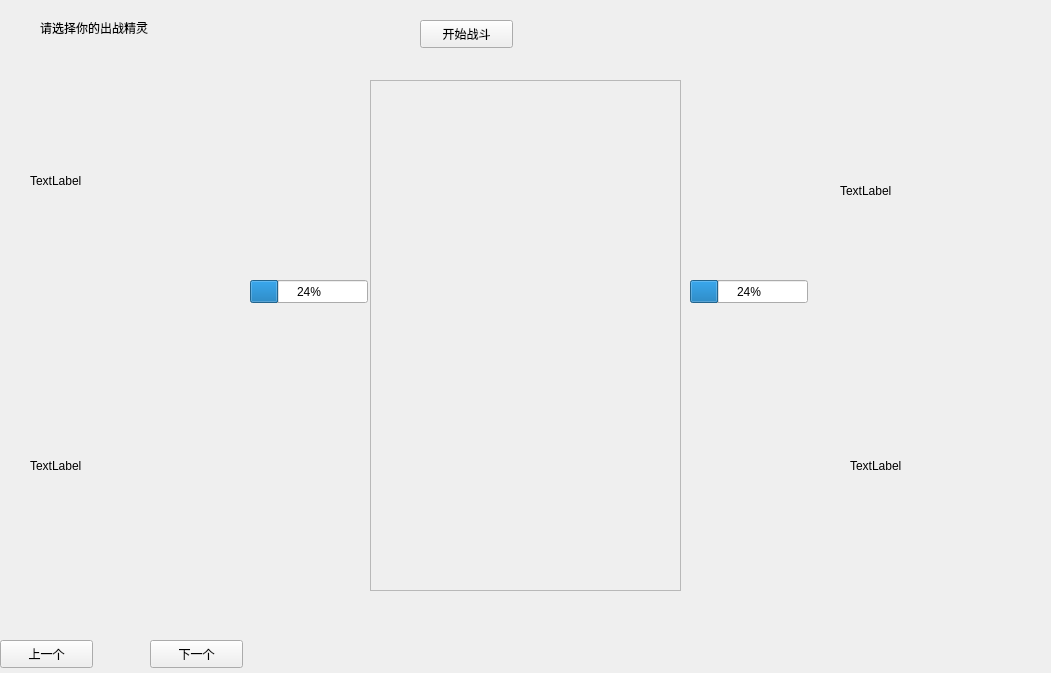
<?xml version="1.0" encoding="UTF-8"?>
<ui version="4.0">
 <class>Fight</class>
 <widget class="QWidget" name="Fight">
  <property name="geometry">
   <rect>
    <x>0</x>
    <y>0</y>
    <width>1051</width>
    <height>673</height>
   </rect>
  </property>
  <property name="windowTitle">
   <string>Form</string>
  </property>
  <widget class="QLabel" name="img_label1">
   <property name="geometry">
    <rect>
     <x>30</x>
     <y>40</y>
     <width>181</width>
     <height>281</height>
    </rect>
   </property>
   <property name="text">
    <string>TextLabel</string>
   </property>
  </widget>
  <widget class="QLabel" name="info_label1">
   <property name="geometry">
    <rect>
     <x>30</x>
     <y>350</y>
     <width>191</width>
     <height>231</height>
    </rect>
   </property>
   <property name="text">
    <string>TextLabel</string>
   </property>
  </widget>
  <widget class="QLabel" name="img_label2">
   <property name="geometry">
    <rect>
     <x>840</x>
     <y>50</y>
     <width>181</width>
     <height>281</height>
    </rect>
   </property>
   <property name="text">
    <string>TextLabel</string>
   </property>
  </widget>
  <widget class="QLabel" name="info_label2">
   <property name="geometry">
    <rect>
     <x>850</x>
     <y>350</y>
     <width>191</width>
     <height>231</height>
    </rect>
   </property>
   <property name="text">
    <string>TextLabel</string>
   </property>
  </widget>
  <widget class="QPushButton" name="pre_btn">
   <property name="geometry">
    <rect>
     <x>0</x>
     <y>640</y>
     <width>93</width>
     <height>28</height>
    </rect>
   </property>
   <property name="text">
    <string>上一个</string>
   </property>
  </widget>
  <widget class="QPushButton" name="next_btn">
   <property name="geometry">
    <rect>
     <x>150</x>
     <y>640</y>
     <width>93</width>
     <height>28</height>
    </rect>
   </property>
   <property name="text">
    <string>下一个</string>
   </property>
  </widget>
  <widget class="QLabel" name="label">
   <property name="geometry">
    <rect>
     <x>40</x>
     <y>20</y>
     <width>151</width>
     <height>16</height>
    </rect>
   </property>
   <property name="text">
    <string>请选择你的出战精灵</string>
   </property>
  </widget>
  <widget class="QPushButton" name="fight_btn">
   <property name="geometry">
    <rect>
     <x>420</x>
     <y>20</y>
     <width>93</width>
     <height>28</height>
    </rect>
   </property>
   <property name="text">
    <string>开始战斗</string>
   </property>
  </widget>
  <widget class="QScrollArea" name="fightInfo">
   <property name="geometry">
    <rect>
     <x>370</x>
     <y>80</y>
     <width>311</width>
     <height>511</height>
    </rect>
   </property>
   <property name="widgetResizable">
    <bool>true</bool>
   </property>
   <widget class="QWidget" name="scrollAreaWidgetContents">
    <property name="geometry">
     <rect>
      <x>0</x>
      <y>0</y>
      <width>309</width>
      <height>509</height>
     </rect>
    </property>
   </widget>
  </widget>
  <widget class="QProgressBar" name="blood1">
   <property name="geometry">
    <rect>
     <x>250</x>
     <y>280</y>
     <width>118</width>
     <height>23</height>
    </rect>
   </property>
   <property name="value">
    <number>24</number>
   </property>
  </widget>
  <widget class="QProgressBar" name="blood2">
   <property name="geometry">
    <rect>
     <x>690</x>
     <y>280</y>
     <width>118</width>
     <height>23</height>
    </rect>
   </property>
   <property name="value">
    <number>24</number>
   </property>
  </widget>
 </widget>
 <resources/>
 <connections/>
</ui>
